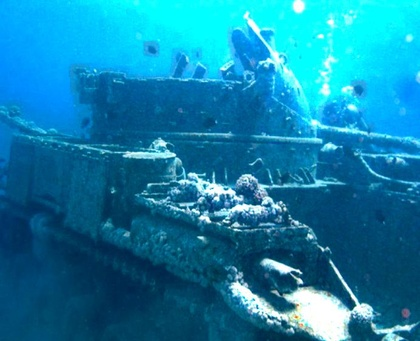
%> input picture underwaterCorrection/OutputImages/test4.jpg, 420 x 341 px, shrunk from 691 x 561 before the run
$ octave valueImages.m   (GNU Octave 9; MATLAB toolbox functions it lacks are replaced by stand-ins)
%> lines starting %> are read from the running program, lines starting %| are printed output that depends on the picture
%> further down, I1 is the input picture: size 341x420x3 uint8; mean R, G, B 18.4, 129.2, 168.5
### underwaterCorrection/Compute_MSE_PSNR.m
function [PSNR, MSE] = Compute_MSE_PSNR(Ref_img, goal_img)%输入图像为参考图像和要计算MSE和PSNR的图像，输出为PSNR和MSE
Ref_img=double(Ref_img);
goal_img=double(goal_img);
if nargin<2
    Ref_img=goal_img;
else
    if any(size(Ref_img)~=size(goal_img))%判断两个图像的大小是否相同
        error('The input size is not equal to each other!');%如果不同 报错“俩图像大小不同”
    end
     img_diff = Ref_img-goal_img;%两个图像转换为double类型做差分，相减
%> img_diff: size 341x420x3 double; every value is 0
end
%
MSE=sum(img_diff(:).^2)/numel(goal_img);%numel函数结果即为图像长*宽  也就是像素总数
%> MSE = 0
PSNR=10*log10(255^2/MSE);
%> PSNR = Inf

### underwaterCorrection/imgentropy.m
function entr = imgentropy(im)
I = roundn(im,-1) ; %取小数点后n位
[C,R] = size(I); %求图像的规格
Img_size = C * R; %图像像素点的总个数
P_N = unique(I);
L = length(P_N);
H_img = 0;
nk = zeros(L,1);
for i = 1 : C
    for j = 1 : R
        for k = 1 : L
            temp = P_N(k,1);
            if I(i,j) == temp
                nk(k,1) = nk(k,1) + 1;
            end
        end
    end
end
for k = 1 : L
    Ps(k) = nk(k)/Img_size; %计算每一个灰度级像素点所占的概率
    if Ps(k)~=0%去掉概率为0的像素点
        H_img = -Ps(k)*log2(Ps(k))+H_img;%求熵值的公式
    end
end
entr = H_img;
end

### underwaterCorrection/valueImages.m
clc
clear;
I1 = imread('InputImages/test4.jpg');
I2 = imread('OutputImages/test4.jpg');
[PSNR,MSE]=Compute_MSE_PSNR(I1,I2);
%> PSNR = Inf; MSE = 0
disp(PSNR);
%| Inf
disp(MSE);
%| 0
I = rgb2hsv(I2);
%> I: size 341x420x3 double; mean H, S, V 0.545, 0.915, 0.661
gray=I(:,:,3)*256;
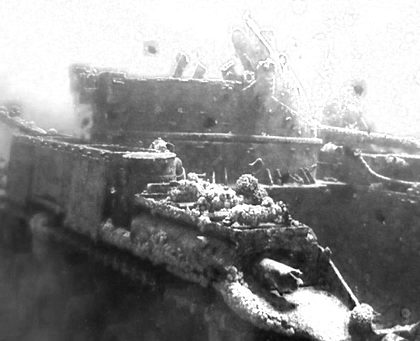
%> gray: size 341x420 double; min 58.23, max 256, mean 169.3; drawn with min black and max white
%> the run ends on the next line
res1 = imgentropy(gray);

$ run again, with underwaterCorrection/OutputImages/test2.jpg copied over underwaterCorrection/OutputImages/test4.jpg
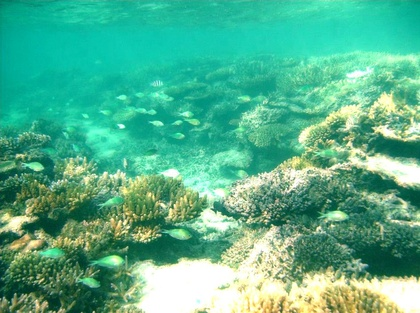
%> input picture underwaterCorrection/OutputImages/test2.jpg, 420 x 313 px, shrunk from 946 x 706 before the run
%> I1 is the input picture: size 313x420x3 uint8; mean R, G, B 84.7, 178.2, 141.5
%> img_diff: size 313x420x3 double; every value is 0
%> in Compute_MSE_PSNR, `MSE=sum(img_diff(:).^2)/numel(goal_img);`: MSE = 0
%> in Compute_MSE_PSNR, `PSNR=10*log10(255^2/MSE);`: PSNR = Inf
%> `[PSNR,MSE]=Compute_MSE_PSNR(I1,I2);`: MSE = 0
%| Inf
%| 0
%> I: size 313x420x3 double; mean H, S, V 0.387, 0.6, 0.7
%> `gray=I(:,:,3)*256;`:
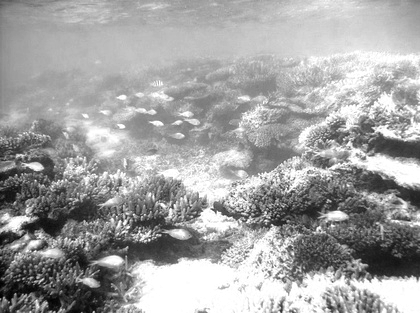
%> gray: size 313x420 double; min 45.18, max 256, mean 179.3; drawn with min black and max white

$ run again, with underwaterCorrection/OutputImages/test3.jpg copied over underwaterCorrection/OutputImages/test4.jpg
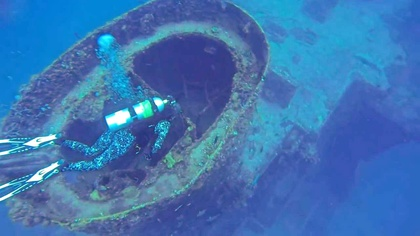
%> input picture underwaterCorrection/OutputImages/test3.jpg, 420 x 236 px, shrunk from 1280 x 720 before the run
%> I1 is the input picture: size 236x420x3 uint8; mean R, G, B 62.9, 117.1, 179
%> img_diff: size 236x420x3 double; every value is 0
%> in Compute_MSE_PSNR, `MSE=sum(img_diff(:).^2)/numel(goal_img);`: MSE = 0
%> in Compute_MSE_PSNR, `PSNR=10*log10(255^2/MSE);`: PSNR = Inf
%> `[PSNR,MSE]=Compute_MSE_PSNR(I1,I2);`: MSE = 0
%| Inf
%| 0
%> I: size 236x420x3 double; mean H, S, V 0.593, 0.639, 0.703
%> `gray=I(:,:,3)*256;`:
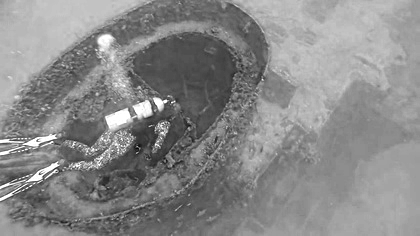
%> gray: size 236x420 double; min 90.35, max 256, mean 179.8; drawn with min black and max white
